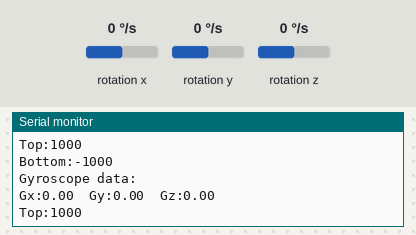
The sketch below on a simulated Arduino Uno, built with avr-gcc and run on an emulated ATmega328P. Shown: the last lines printed to the serial monitor. The test bench sets the inputs (shaded band); at power-on: rotation x 0 °/s, rotation y 0 °/s, rotation z 0 °/s.

Above: at 1.2 s.
1.3 s: rotation x set to -192 °/s
At 1.8 s:
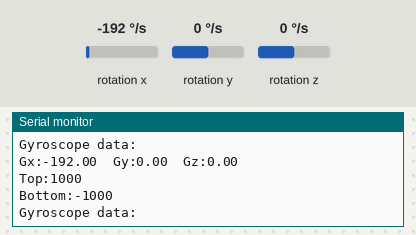
4.3 s: rotation y set to -192 °/s
At 5.0 s:
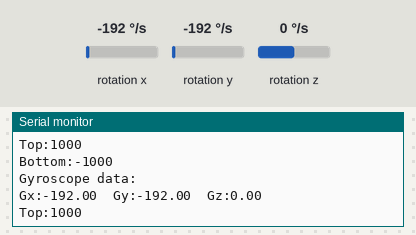
7.3 s: rotation x set to 0 °/s
At 8.2 s:
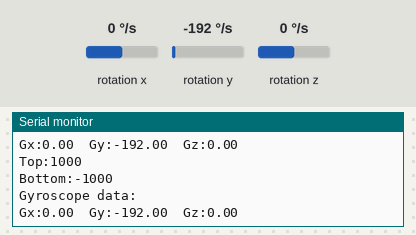
10.3 s: rotation z set to 100 °/s
At 11.1 s:
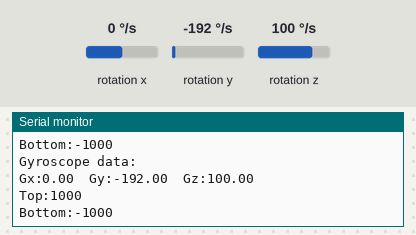
13.3 s: rotation y set to 0 °/s
At 14.3 s:
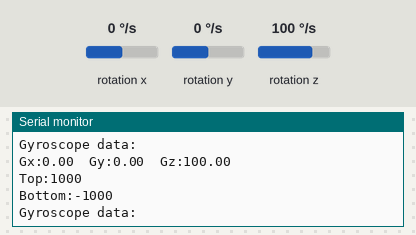
16.3 s: rotation z set to -192 °/s
At 17.2 s:
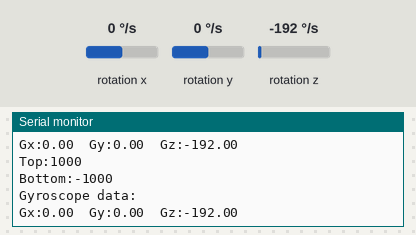
Timing chart, 0 to 19.3 s (numbered marks = the images above; inputs shaded):
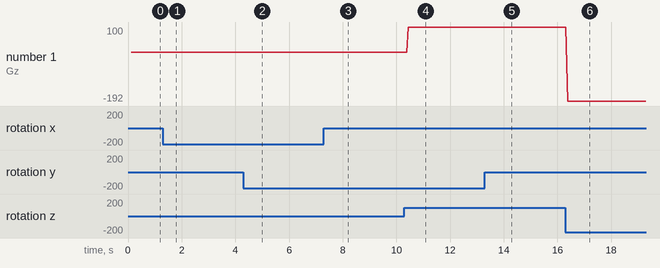

Measured:
- after the input at 1.3 s, the serial monitor: prints a new line after 0.15 s (image 1)
- after the input at 4.3 s, the serial monitor: prints a new line after 0.13 s (image 2)
- after the input at 7.3 s, the serial monitor: prints a new line after 0.09 s (image 3)
- after the input at 10.3 s, the serial monitor: prints a new line after 0.15 s (image 4)
- after the input at 13.3 s, the serial monitor: prints a new line after 0.15 s (image 5)
- after the input at 16.3 s, the serial monitor: prints a new line after 0.09 s (image 6)
- plotted number 1: 0 → 100 after the input at 10.3 s

The sketch:

IMU.ino
```cpp
#include <Arduino_LSM6DSOX.h>

float Ax, Ay, Az;
float Gx, Gy, Gz;

void setup() {
  Serial.begin(9600);

  while(!Serial);

  if (!IMU.begin()) {
    Serial.println("Failed to initialize IMU!");
    while (1);
  }

  Serial.print("Accelerometer sample rate = ");
  Serial.print(IMU.accelerationSampleRate());
  Serial.println("Hz");
  Serial.println();

  Serial.print("Gyroscope sample rate = ");
  Serial.print(IMU.gyroscopeSampleRate());
  Serial.println("Hz");
  Serial.println();

}

void loop() {

  // if (IMU.accelerationAvailable()) {
  //   IMU.readAcceleration(Ax, Ay, Az);

  //   Serial.print("Accelerometer data: ");
  //   Serial.print(Ax);
  //   Serial.print('\t');
  //   Serial.print(Ay);
  //   Serial.print('\t');
  //   Serial.println(Az);
  //   Serial.println();
  // }
  Serial.print("Top:");
  Serial.print(1000); // To freeze the lower limit
  Serial.println();
  Serial.print("Bottom:");
  Serial.println(-1000); // To freeze the upper limit

  if (IMU.gyroscopeAvailable()) {
    IMU.readGyroscope(Gx, Gy, Gz);

    Serial.print("Gyroscope data: ");
    Serial.println();

    Serial.print("Gx:");
    Serial.print(Gx);
    Serial.print('\t');
    Serial.print("Gy:");
    Serial.print(Gy);
    Serial.print('\t');
    Serial.print("Gz:");
    Serial.println(Gz);
  }

delay(10);

}
```
